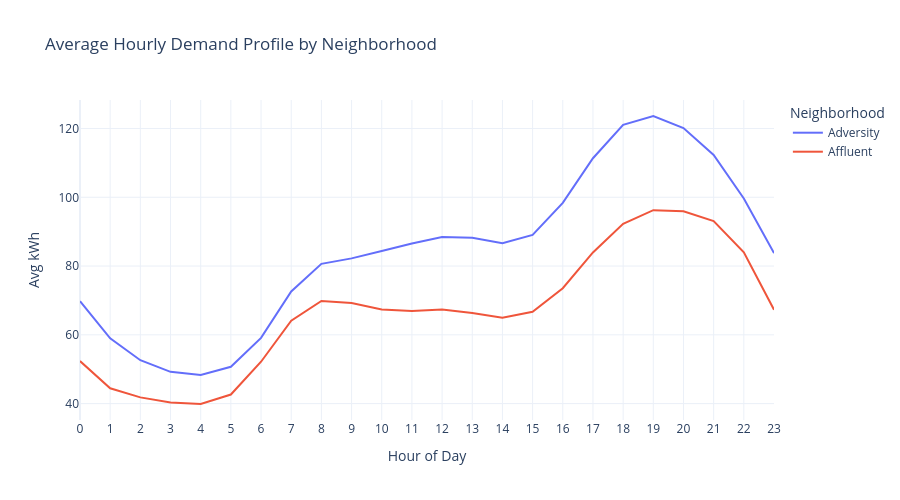

The notebook cell saved with this chart:
### Markdown cell above
<p class="usecase-subsection-header">1.4.4 Neighborhood Comparison (Interactive)</p>

### Code cell
# Interactive hourly profile by neighborhood
hourly_neigh = df_agg.groupby(['neighborhood', 'hour_of_day'])['total_kwh'].mean().reset_index()

fig = px.line(
    hourly_neigh, x='hour_of_day', y='total_kwh', color='neighborhood',
    title='Average Hourly Demand Profile by Neighborhood',
    labels={'hour_of_day': 'Hour of Day', 'total_kwh': 'Avg kWh', 'neighborhood': 'Neighborhood'},
)
fig.update_layout(xaxis=dict(dtick=1), template='plotly_white', height=500)
fig.show()

### Figure 1 — Plotly figure (JSON) as saved in the notebook; plotly's stock layout.template omitted (floating-point values rounded to 4 significant figures)
{"data": [{"hovertemplate": "Neighborhood=Adversity<br>Hour of Day=%{x}<br>Avg kWh=%{y}<extra></extra>", "legendgroup": "Adversity", "line": {"color": "#636efa", "dash": "solid"}, "marker": {"symbol": "circle"}, "mode": "lines", "name": "Adversity", "orientation": "v", "showlegend": true, "type": "scatter", "x": [0, 1, 2, 3, 4, 5, 6, 7, 8, 9, 10, 11, 12, 13, 14, 15, 16, 17, 18, 19, 20, 21, 22, 23], "xaxis": "x", "y": [69.76, 58.98, 52.61, 49.23, 48.3, 50.69, 59.12, 72.61, 80.65, 82.24, 84.37, 86.55, 88.45, 88.21, 86.67, 89.05, 98.38, 111.4, 121.1, 123.6, 120.1, 112.3, 99.68, 83.76], "yaxis": "y"}, {"hovertemplate": "Neighborhood=Affluent<br>Hour of Day=%{x}<br>Avg kWh=%{y}<extra></extra>", "legendgroup": "Affluent", "line": {"color": "#EF553B", "dash": "solid"}, "marker": {"symbol": "circle"}, "mode": "lines", "name": "Affluent", "orientation": "v", "showlegend": true, "type": "scatter", "x": [0, 1, 2, 3, 4, 5, 6, 7, 8, 9, 10, 11, 12, 13, 14, 15, 16, 17, 18, 19, 20, 21, 22, 23], "xaxis": "x", "y": [52.37, 44.46, 41.8, 40.29, 39.88, 42.63, 52.18, 64.09, 69.83, 69.23, 67.38, 66.92, 67.36, 66.36, 65.0, 66.72, 73.56, 83.95, 92.27, 96.25, 95.91, 93.1, 84.01, 67.31], "yaxis": "y"}], "layout": {"height": 500, "legend": {"title": {"text": "Neighborhood"}, "tracegroupgap": 0}, "title": {"text": "Average Hourly Demand Profile by Neighborhood"}, "xaxis": {"anchor": "y", "domain": [0, 1], "dtick": 1, "title": {"text": "Hour of Day"}}, "yaxis": {"anchor": "x", "domain": [0, 1], "title": {"text": "Avg kWh"}}}}
